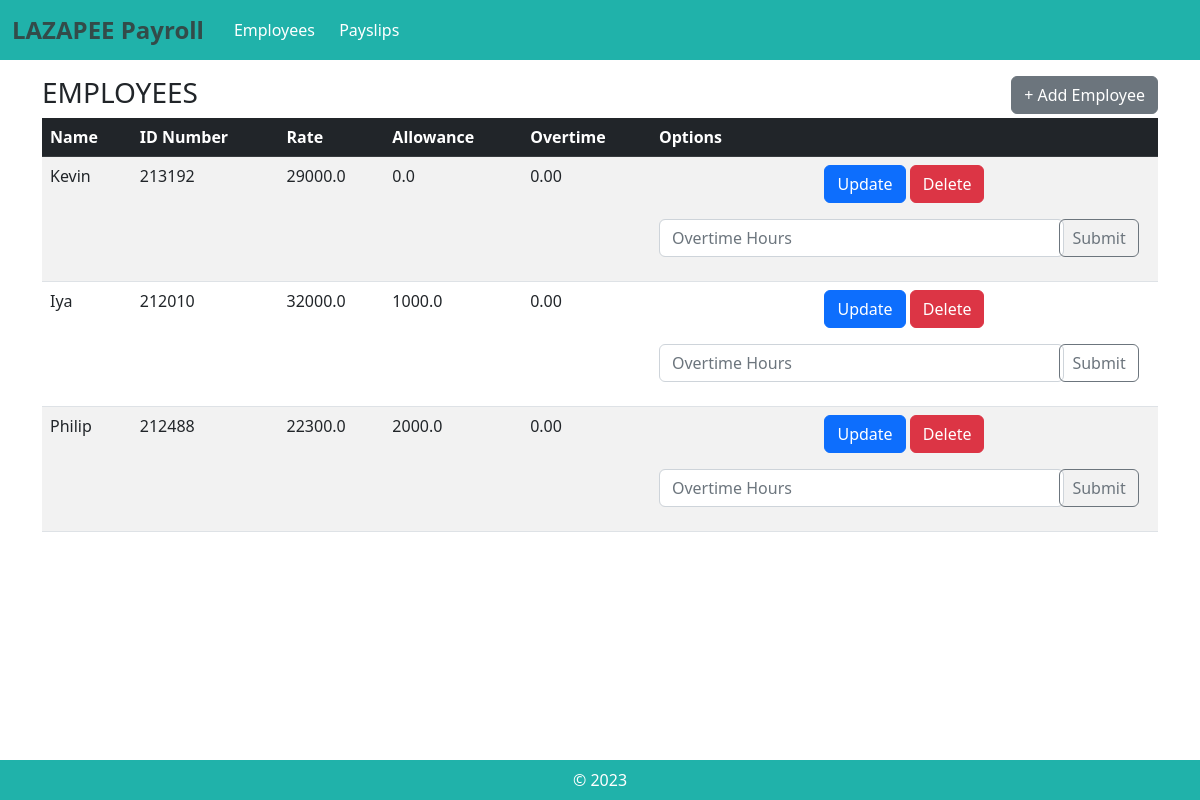
The app's page /, older data.
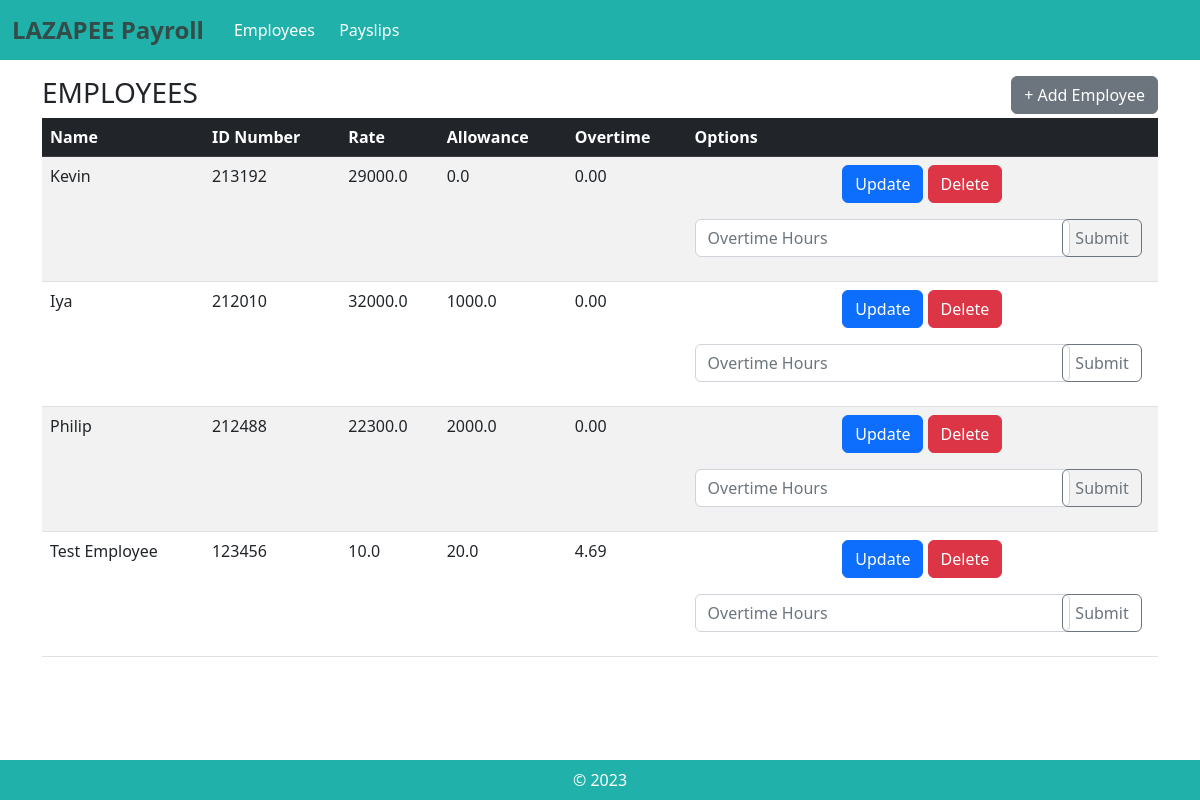
The same page, newer data.
### payroll_app/models.py (models this page shows, shortened)
class Employee(models.Model):
    name = models.CharField(max_length=300)
    id_number = models.CharField(max_length=300)
    rate = models.FloatField(max_length=300)
    overtime_pay = models.FloatField(max_length=300, null=True, blank=True, default=0)
    allowance = models.FloatField(max_length=300, null=True, blank=True, default=0)
    def getName(self):
        return self.name
    def getID(self):
        return self.id_number
    def getRate(self):
        return self.rate
    def getOvertime(self):
        return self.overtime_pay
    def getAllowance(self):
        return self.allowance

### payroll_app/views.py (the view)
# urls.py: path('', views.employees, name="employees"),
def employees(request):
    emp = Employee.objects.all()
    return render(request, 'payroll_app/employees.html', {'emp':emp})

### payroll_app/templates/payroll_app/employees.html (shortened to what this page needs)
{% extends 'payroll_app/base.html' %}
{% load static %}
{% block content %}
<div class ="col-12">
    <div style="display: flex; justify-content: space-between">
        <span><h3> EMPLOYEES </h3></span>
        <span><a href = "{% url 'create_employee'%}" class = "btn btn-secondary"> + Add Employee </a></span>
    </div>
    <table class = "table table-striped mb-5">
        <thead class = "table-dark">
            <tr>
                <th scope = "col"> Name </th>
                <th scope = "col"> ID Number </th>
                <th scope = "col"> Rate </th>
                <th scope = "col"> Allowance </th>
                <th scope = "col"> Overtime </th>
                <th scope = "col"> Options </th>
            </tr>
        </thead>
        <tbody>
            {% for e in emp %}
            <tr>
                <td>{{e.getName}}</td>
                <td>{{e.getID}}</td>
                <td>{{e.getRate}}</td>
                <td>{{e.getAllowance}}</td>
                <td>{{e.getOvertime|floatformat:2}}</td>
                <td class = "text-center">
                    <a href ="{% url 'update_employee' pk=e.pk %}" class="mb-3 btn btn-primary">Update</a>
                    <a href="{% url 'delete_employee' pk=e.pk %}" class="mb-3 btn btn-danger">Delete</a>
                    <form method="POST" action="{% url 'overtime' pk=e.pk %}">{% csrf_token %}
                        <div class="row">
                            <div class="col ">
                                <input type="text" class="form-control" placeholder="Overtime Hours" name="overtime" aria-label="overtime_hours" required >
                            </div>
                            <div class="col-2 ">
                                <button class="btn btn-outline-secondary" type="submit" style="margin-left: -2.5rem">Submit</button>
                            </div>
                    </form>
                </td>
            </tr>
            {% endfor %}
        </tbody>
    </table>
</div>
{% endblock %}

Row changes from the older to the newer data that the page shows:
added Employee: getName "Test Employee", getID "123456", getRate "10.0", getAllowance "20.0", getOvertime "4.69"
